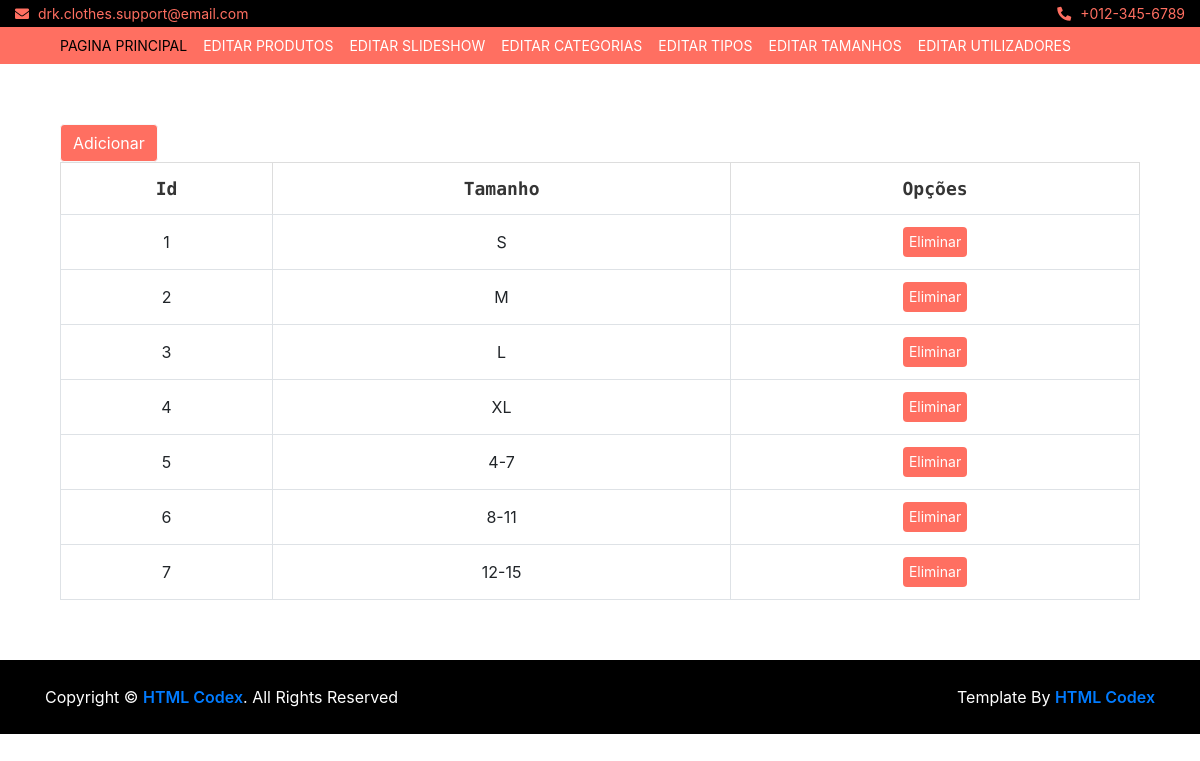
Before: /admin/size-list.php with the older database file.
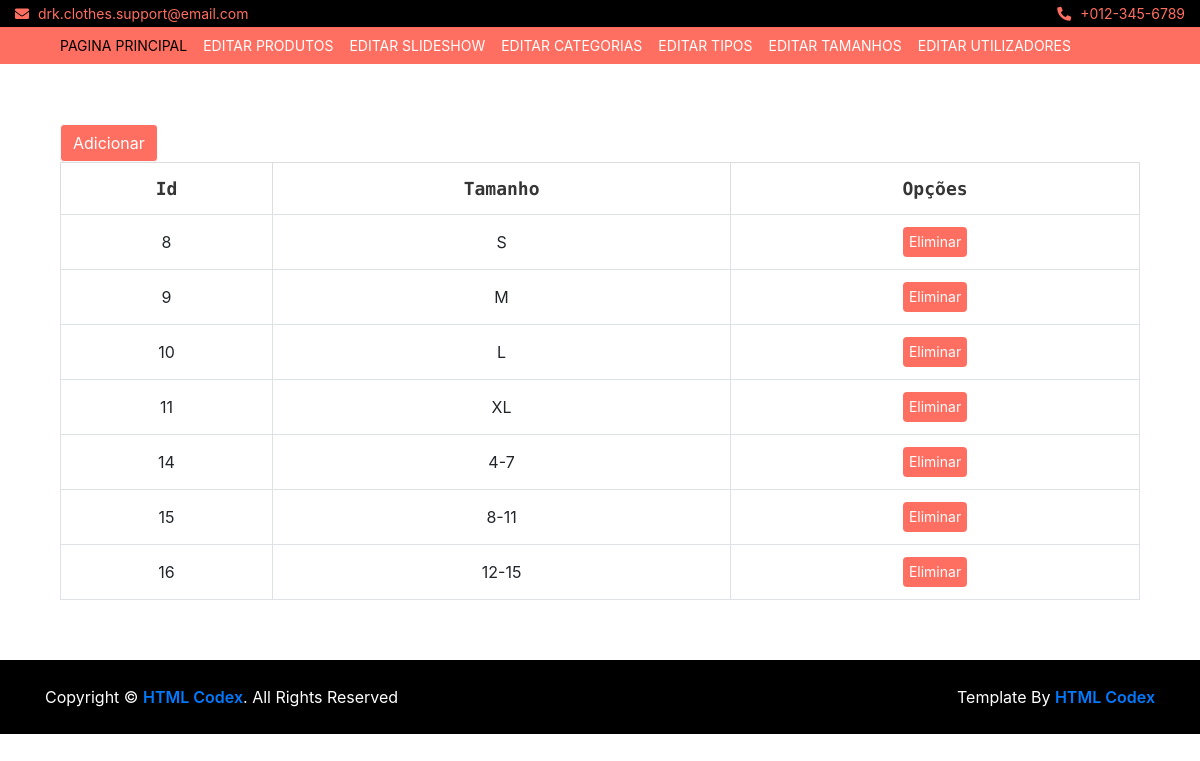
After: the same page with the newer database file.
### tables this page shows
CREATE TABLE `tamanhos`  (
  `tamanhoId` int NOT NULL AUTO_INCREMENT,
  `tamanhoNome` varchar(45) NOT NULL,
  PRIMARY KEY (`tamanhoId`) USING BTREE
);

### admin/size-list.php (the view, shortened to what this page needs)
<?php
include_once ("includes/body.inc.php");
top();
?>
<head>
    <link rel="stylesheet" href="https://stackpath.bootstrapcdn.com/bootstrap/4.5.0/css/bootstrap.min.css">
</head>
<body>
<div class="wishlist-page">
    <div class="container-fluid">
        <div class="wishlist-page-inner">
            <div class="row">
                <div class="col-md-12">
                    <div class="table-responsive">
                        <div class="container">
                            <?php
                            echo "<button type='button' class='btn btn-light' onclick=\"add();\" style='background: #FF6F61; color: #FFF'>Adicionar</button>";
                            ?>
                            <table class="table table-bordered">
                                <tr>
                                    <thead class="thead-dark">
                                        <th align='center'>Id</th>
                                        <th align='center'>Tamanho</th>
                                        <th align='center'>Opções</th>
                                    </thead>
                                </tr>
                                    <tr>
                                        <?php
                                        $sql="Select tamanhoId,tamanhoNome from tamanhos";
                                        $result=mysqli_query($con,$sql);
                                            while($dados=mysqli_fetch_array($result)){
                                                echo "<tr>";
                                                echo "<td align='center'>".$dados['tamanhoId']."</td>";
                                                echo "<td align='center'>".$dados['tamanhoNome']."</td>";
                                                echo "<td align='center'><button type='button' class='btn-cart' onclick=\"confirmDelete(".$dados['tamanhoId'].");\">Eliminar</button></td>";
                                                echo "</tr>";
                                            }
                                        ?>
                                    </tr>
                            </table>
                        </div>
                    </div>
                </div>
            </div>
        </div>
    </div>
</div>
</body>
<?php
bottom();
?>

### admin/includes/body.inc.php (shortened to what this page needs)
<?php
function top(){
    ?>
    <!DOCTYPE html>
    <html lang="en">
    <head>
        <link href="https://stackpath.bootstrapcdn.com/bootstrap/4.4.1/css/bootstrap.min.css" rel="stylesheet">
        <link href="https://cdnjs.cloudflare.com/ajax/libs/font-awesome/5.10.0/css/all.min.css" rel="stylesheet">
        <link href="lib/slick/slick.css" rel="stylesheet">
        <link href="lib/slick/slick-theme.css" rel="stylesheet">
        <link href="css/style.css" rel="stylesheet">
    </head>
    <body>
    <div class="top-bar">
        <div class="container-fluid">
            <div class="row">
                <div class="col-sm-6">
                    <i class="fa fa-envelope"></i>
                    drk.clothes.support@email.com
                </div>
                <div class="col-sm-6">
                    <i class="fa fa-phone-alt"></i>
                    +012-345-6789
                </div>
            </div>
        </div>
    </div>
    <div class="nav">
        <div class="container-fluid">
            <nav class="navbar navbar-expand-md bg-dark navbar-dark">
                <div class="collapse navbar-collapse justify-content-between" id="navbarCollapse">
                    <div class="navbar-nav mr-auto">
                        <a href="../index.php" class="nav-item nav-link active">Pagina Principal</a>
                        <a href="editing-list.php" class="nav-item nav-link">Editar Produtos</a>
                        <a href="slideshow-image-list.php" class="nav-item nav-link">Editar Slideshow</a>
                        <a href="category-list.php" class="nav-item nav-link">Editar Categorias</a>
                        <a href="type-list.php" class="nav-item nav-link">Editar Tipos</a>
                        <a href="size-list.php" class="nav-item nav-link">Editar Tamanhos</a>
                        <a href="user-list.php" class="nav-item nav-link">Editar utilizadores</a>
                    </div>
                        </div>
                    </div>
                </div>
    <?php
}
function bottom(){
    ?>
    <div class="footer-bottom">
        <div class="container">
            <div class="row">
                <div class="col-md-6 copyright">
                    <p>Copyright &copy; <a href="https://htmlcodex.com">HTML Codex</a>. All Rights Reserved</p>
                </div>
                <div class="col-md-6 template-by">
                    <p>Template By <a href="https://htmlcodex.com">HTML Codex</a></p>
                </div>
            </div>
        </div>
    </div>
    </body>
    </html>
    <?php
}
?>

### admin/css/style.css (style rules this page uses)
body { color: #353535; font-family: 'Open Sans', sans-serif; font-weight: 400; background: #f3f6ff; }
a { color: #FF6F61; }
@media (min-width: 992px) { .container-fluid { padding-right: 60px; padding-left: 60px; } }
.btn { color: #FF6F61; background: #ffffff; border: 1px solid #FF6F61; }
.top-bar { padding: 3px 0; font-size: 14px; color: #FF6F61; background: #000000; }
.top-bar i { margin-right: 5px; }
.top-bar .col-sm-6:first-child { text-align: left; }
.top-bar .col-sm-6:last-child { text-align: right; }
.nav { position: relative; }
@media (min-width: 992px) { .nav .container-fluid { padding-left: 52px; padding-right: 52px; } }
.nav .navbar { height: 100%; padding: 0; }
@media (min-width: 768px) { .nav, .nav .navbar { background: #FF6F61 !important; } }
@media (min-width: 768px) { .nav .navbar-dark a.nav-link { color: #ffffff; font-size: 14px; text-transform: uppercase; } }
@media (min-width: 768px) { .nav .navbar-dark a.nav-link:hover, .nav .navbar-dark a.nav-link.active { color: #000000; } }
.wishlist-page { position: relative; padding: 30px 0; }
.wishlist-page .wishlist-page-inner { padding: 30px; background: #ffffff; }
.wishlist-page .table { width: 100%; text-align: center; margin-bottom: 0; }
.wishlist-page .table .thead-dark th { font-family: 'Source Code Pro', monospace; font-size: 18px; font-weight: 700; color: #353535; text-align: center; background: transparent; border-color: #dddddd; border-bottom: none; vertical-align: middle; }
.wishlist-page .table td { font-size: 16px; vertical-align: middle; }
.wishlist-page .table button { width: 30px; height: 30px; font-size: 14px; text-align: center; color: #ffffff; background: #FF6F61; border: none; border-radius: 4px; }
.wishlist-page .table button.btn-cart { width: auto; }
.footer-bottom { position: relative; padding: 25px 0; background: #000000; }
.footer-bottom .copyright { text-align: left; }
.footer-bottom .template-by { text-align: right; }
.footer-bottom .copyright p, .footer-bottom .template-by p { color: #ffffff; font-weight: 400; margin: 0; }
.footer-bottom .copyright p a, .footer-bottom .template-by p a { font-weight: 600; }

Changed rows visible on the page:
removed tamanhos: tamanhoId "1", tamanhoNome "S"
removed tamanhos: tamanhoId "2", tamanhoNome "M"
removed tamanhos: tamanhoId "3", tamanhoNome "L"
removed tamanhos: tamanhoId "4", tamanhoNome "XL"
removed tamanhos: tamanhoId "5", tamanhoNome "4-7"
removed tamanhos: tamanhoId "6", tamanhoNome "8-11"
removed tamanhos: tamanhoId "7", tamanhoNome "12-15"
added tamanhos: tamanhoId "8", tamanhoNome "S"
added tamanhos: tamanhoId "9", tamanhoNome "M"
added tamanhos: tamanhoId "10", tamanhoNome "L"
added tamanhos: tamanhoId "11", tamanhoNome "XL"
added tamanhos: tamanhoId "14", tamanhoNome "4-7"
added tamanhos: tamanhoId "15", tamanhoNome "8-11"
added tamanhos: tamanhoId "16", tamanhoNome "12-15"
